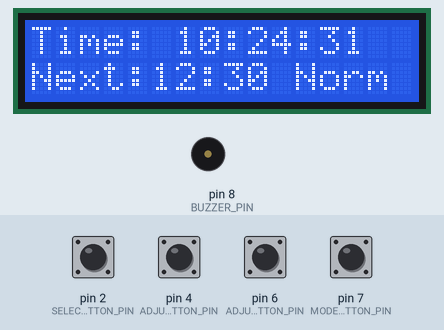
Bench run of a sketch on a simulated Arduino Uno, built with avr-gcc and run on an emulated ATmega328P. Shown: 16×2 character LCD, buzzer (waves = sounding, pin HIGH). The test bench sets the inputs (shaded band); at power-on: pin 2 (SELECT_BUTTON_PIN), pin 4 (ADJUST_BUTTON_PIN), pin 6 (ADJUST_BACK_BUTTON_PIN), pin 7 (MODE_BUTTON_PIN) HIGH. The local clock reads 2024-03-15 10:24:30 at power-on unless the sketch sets it; what the sketch prints to the serial monitor is not drawn.

Above: at 1.2 s.
1.3 s: pin 2 (SELECT_BUTTON_PIN) pulled LOW for 1.3 s
At 4.1 s:
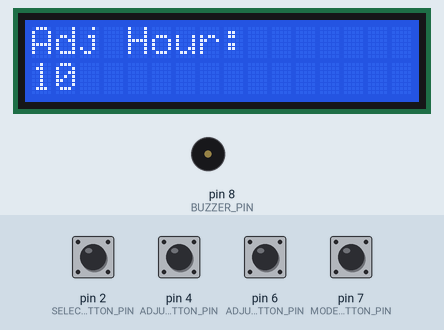
4.7 s: pin 2 (SELECT_BUTTON_PIN) pulled LOW for 1.3 s
At 5.5 s:
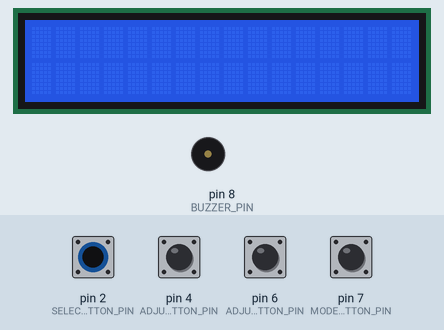
7.5 s: pin 4 (ADJUST_BUTTON_PIN) pulled LOW for 1.3 s
At 9.8 s:
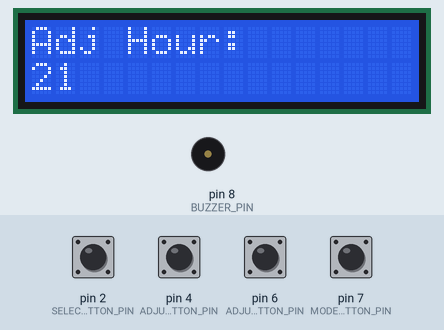
10.3 s: pin 6 (ADJUST_BACK_BUTTON_PIN) pulled LOW for 1.3 s
At 12.4 s:
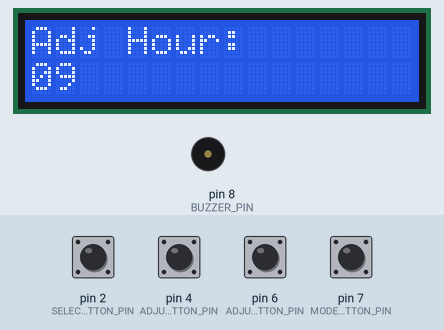
13.1 s: pin 6 (ADJUST_BACK_BUTTON_PIN) pulled LOW for 1.3 s
At 15.5 s:
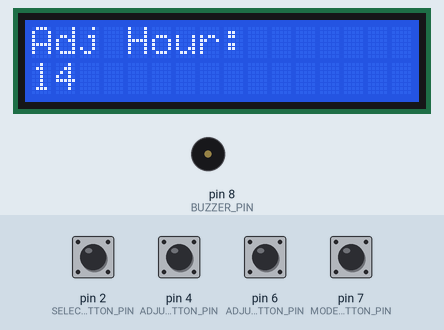
15.9 s: pin 4 (ADJUST_BUTTON_PIN) pulled LOW for 1.3 s
At 18.2 s:
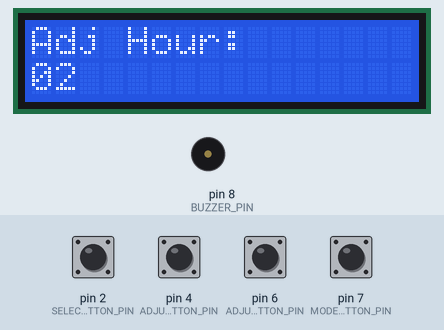
Timing chart, 0 to 19.7 s (numbered marks = the images above; inputs shaded):
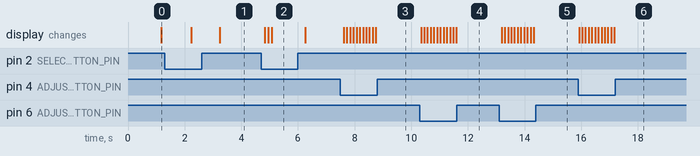

The sketch:

Alarm.ino
```cpp
#include <Wire.h>
#include <LiquidCrystal_I2C.h>
#include <RTClib.h>

// --- Configuration Constants ---
#define LCD_ADDRESS 0x27 // Adjust if needed (common addresses: 0x27, 0x3F)
#define LCD_COLUMNS 16
#define LCD_ROWS 2

#define BUZZER_PIN 8

// controle buttons
#define SELECT_BUTTON_PIN 2
#define ADJUST_BUTTON_PIN 4
#define ADJUST_BACK_BUTTON_PIN 6
#define MODE_BUTTON_PIN 7


//

#define NUM_ALARMS 5
#define NUM_RAMADAN_ALARMS 3


enum ClockMode {
  NORMAL_MODE,
  RAMADAN_MODE
};
ClockMode currentMode = NORMAL_MODE; // Default to normal mode
ClockMode activeAlarmMode;

enum AdjustState {
  VIEW_TIME, // Normal operation
  ADJUST_HOUR,
  ADJUST_MINUTE,
  ADJUST_SECOND,
  SAVE_CHANGES
};

AdjustState adjustState = VIEW_TIME;
DateTime tempTime; // Variable to hold time being adjusted


// --- Global Objects ---
LiquidCrystal_I2C lcd(LCD_ADDRESS, LCD_COLUMNS, LCD_ROWS);
RTC_DS3231 rtc;

// --- Alarm Structure ---
struct Alarm {
  int hour;
  int minute;
  int second;
  int duration; // in seconds
  bool triggered;
};

// --- Alarm Definitions ---
Alarm alarms[NUM_ALARMS] = {
  {8, 30, 0, 3, false},
  {12, 30, 0, 5, false},
  {13, 0, 0, 3, false},
  {14, 30, 45, 2, false},
  {20, 30, 00, 5, false}
};


Alarm ramadanAlarms[NUM_RAMADAN_ALARMS] = {
  {4, 0, 0, 5, false},
  {18, 30, 0, 5, false},
  {21, 0, 0, 3, false}
};

// --- Global Variables for Buzzer and State ---
bool buzzerOn = false;
unsigned long buzzerStartMillis = 0;
int activeAlarmIndex = -1;
int lastResetDay = -1; // To track daily alarm resets
bool inAdjustmentMode = false;

// Debouncing variables
unsigned  long lastSelectButtonPress = 0;
unsigned  long lastAdjustButtonPress = 0;
unsigned  long lastAdjustBackButtonPress = 0;
const     long debounceDelay = 100; // ms
unsigned  long lastModeButtonPress = 0;
// --- Function Prototypes ---

void displayTime(DateTime now);
void handleBuzzer(DateTime now);
void resetAlarmsDaily(DateTime now);
void checkAlarms(DateTime now);
void displayNextAlarm(DateTime now);
bool isButtonPressed(int pin, unsigned long *lastPressTime);
void adjustTime();


// ====================================================================
// SETUP FUNCTION
// ====================================================================
void setup() {
  pinMode(BUZZER_PIN, OUTPUT);
  digitalWrite(BUZZER_PIN, LOW); // Ensure buzzer is off initially
  pinMode(SELECT_BUTTON_PIN, INPUT_PULLUP);
  pinMode(ADJUST_BUTTON_PIN, INPUT_PULLUP);
  pinMode(ADJUST_BACK_BUTTON_PIN, INPUT_PULLUP);
  pinMode(MODE_BUTTON_PIN, INPUT_PULLUP);

  lcd.init();
  lcd.backlight();
  lcd.clear(); // Clear LCD on startup

  Serial.begin(9600);


  if (!rtc.begin()) {
    Serial.println("Couldn't find RTC module!");
    lcd.setCursor(0, 0);
    lcd.print("RTC ERROR!");
    lcd.setCursor(0, 1);
    lcd.print("Check wiring.");
    while (true); // Halt execution if RTC is not found
  }

  // Uncomment the line below ONLY ONCE to set the RTC time
  // rtc.adjust(DateTime(F(__DATE__), F(__TIME__)));

  // If RTC lost power, set time to compilation time
  if (rtc.lostPower()) {
    Serial.println("RTC lost power, setting time!");
    //rtc.adjust(DateTime(F(__DATE__), F(__TIME__)));
  }
}


// ====================================================================
// LOOP FUNCTION
// ====================================================================
void loop() {
  if (adjustState == VIEW_TIME) {// Only allow mode change in normal view mode
      if (isButtonPressed(MODE_BUTTON_PIN, &lastModeButtonPress)) {
        if (currentMode == NORMAL_MODE) {
            currentMode = RAMADAN_MODE;
            Serial.println("Switched to Ramadan Mode");
        }else {
        currentMode = NORMAL_MODE;
        Serial.println("Switched to Normal Mode");
        }
      lcd.clear(); // Clear LCD to reflect new mode immediately
      };

    // Normal operation
    DateTime now = rtc.now();
    resetAlarmsDaily(now);
    checkAlarms(now);
    handleBuzzer(now);
    displayTime(now);
    displayNextAlarm(now);
    // Check for entering adjustment mode
    if (isButtonPressed(SELECT_BUTTON_PIN, &lastSelectButtonPress)) {
        adjustState = ADJUST_HOUR;
        tempTime = rtc.now(); // Get current time to modify
        lcd.clear();
    }
    delay(1000); // Only delay if not in adjustment mode
  } else {
    // In adjustment mode, call the adjustment function
    adjustTime();
    delay(100); // Shorter delay for responsiveness during adjustment
  }
}


// ====================================================================
// HELPER FUNCTIONS
// ====================================================================

/**
 * @brief Displays the current time on the LCD.
 * @param now The current DateTime object from the RTC.
 */
void displayTime(DateTime now) {
  lcd.setCursor(0, 0);
  lcd.print("Time: ");
  if (now.hour() < 10) lcd.print("0");
  lcd.print(now.hour());
  lcd.print(":");
  if (now.minute() < 10) lcd.print("0");
  lcd.print(now.minute());
  lcd.print(":");
  if (now.second() < 10) lcd.print("0");
  lcd.print(now.second());
}
// --- Helper function to get current alarms based on mode ---
Alarm* getCurrentAlarms() {
  if (currentMode == RAMADAN_MODE) {
    return ramadanAlarms;
  } else {
    return alarms;
  }
}

int getCurrentNumAlarms() {
  if (currentMode == RAMADAN_MODE) {
    return NUM_RAMADAN_ALARMS;
  } else {
    return NUM_ALARMS;
  }
}


/**
 * @brief Resets all alarms to not triggered at the start of a new day.
 * @param now The current DateTime object from the RTC.
 */
void resetAlarmsDaily(DateTime now) {
  if (now.day() != lastResetDay) {
    Serial.println("New day! Resetting all alarms.");
    // Reset both sets of alarms
    for (int i = 0; i < NUM_ALARMS; i++) {
      alarms[i].triggered = false;
    }
    for (int i = 0; i < NUM_RAMADAN_ALARMS; i++) {
      ramadanAlarms[i].triggered = false;
    }
    lastResetDay = now.day();
  }
}

/**
 * @brief Checks if any alarm's time matches the current time and triggers it.
 * @param now The current DateTime object from the RTC.
 */
void checkAlarms(DateTime now) {
  // Only check alarms if no alarm is currently active
  if (!buzzerOn) {
    Alarm* activeAlarms = getCurrentAlarms();
    int numActiveAlarms = getCurrentNumAlarms();

    for (int i = 0; i < numActiveAlarms; i++) {
      if (!activeAlarms[i].triggered &&
         now.hour() == activeAlarms[i].hour &&
         now.minute() == activeAlarms[i].minute &&
         now.second() == activeAlarms[i].second) {

        Serial.print("Alarm triggered (Mode ");
        Serial.print(currentMode == RAMADAN_MODE ? "Ramadan" : "Normal");
        Serial.print("): ");
        Serial.println(i);
        buzzerOn = true;
        buzzerStartMillis = millis();
        digitalWrite(BUZZER_PIN, HIGH);
        activeAlarmIndex = i; // This index refers to the activeAlarms array
        activeAlarmMode = currentMode;
        activeAlarms[i].triggered = true; // Mark as triggered
        break;
      }
    }
  }
}


/**
 * @brief Manages the buzzer's on/off state based on alarm duration.
 * @param now The current DateTime object from the RTC (not directly used but included for consistency).
 */
void handleBuzzer(DateTime now) {
       if (buzzerOn && activeAlarmIndex != -1) {
          //Determine which alarm array to use based on activeAlarmMode
          Alarm* currentlyActiveAlarmArray;
          if (activeAlarmMode == RAMADAN_MODE) {
               currentlyActiveAlarmArray = ramadanAlarms;
          } else {
               currentlyActiveAlarmArray = alarms;
        }
    // Check if the alarm duration has passed
    if (millis() - buzzerStartMillis >= (unsigned long)currentlyActiveAlarmArray[activeAlarmIndex].duration * 1000) {
      Serial.println("Buzzer duration ended.");
      digitalWrite(BUZZER_PIN, LOW); // Turn buzzer off
      buzzerOn = false;             // Reset buzzer state
      activeAlarmIndex = -1;        // No active alarm
    }
  }
}

/**
 * @brief Finds and displays the next upcoming, untriggered alarm.
 * @param now The current DateTime object from the RTC.
 */
void displayNextAlarm(DateTime now) {
  lcd.setCursor(0, 1); // Second line for next alarm

  // Initialize with a far future time to find the soonest
  DateTime nextAlarmTime = DateTime(2100, 1, 1, 0, 0, 0); // Far future date
  int nextAlarmHour = -1;
  int nextAlarmMinute = -1;
  bool nextFound = false;

  Alarm* activeAlarms = getCurrentAlarms(); // Get the correct alarm set
  int numActiveAlarms = getCurrentNumAlarms(); // Get the correct count

  for (int i = 0; i < numActiveAlarms; i++) { // Loop through the current alarm set
    DateTime alarmCandidateTime(now.year(), now.month(), now.day(),
                                activeAlarms[i].hour, activeAlarms[i].minute, activeAlarms[i].second);

    if (alarmCandidateTime < now && !activeAlarms[i].triggered) {
      alarmCandidateTime = DateTime(now.year(), now.month(), now.day() + 1,
                                    activeAlarms[i].hour, activeAlarms[i].minute, activeAlarms[i].second);
    } else if (alarmCandidateTime < now && activeAlarms[i].triggered) {
      continue;
    }

    if (!activeAlarms[i].triggered && alarmCandidateTime < nextAlarmTime) {
      nextAlarmTime = alarmCandidateTime;
      nextAlarmHour = activeAlarms[i].hour;
      nextAlarmMinute = activeAlarms[i].minute;
      nextFound = true;
    }
  }

  // ... rest of displayNextAlarm remains the same ...
  if (nextFound) {
    lcd.print("Next:");
    if (nextAlarmHour < 10) lcd.print("0");
    lcd.print(nextAlarmHour);
    lcd.print(":");
    if (nextAlarmMinute < 10) lcd.print("0");
    lcd.print(nextAlarmMinute);
    // Add mode indicator
    lcd.print(currentMode == RAMADAN_MODE ? " Ram " : " Norm ");
    lcd.print("   "); // Clear any leftover characters
  } else {
    lcd.print("Next: --:--      ");
  }
}


bool isButtonPressed(int pin, unsigned long *lastPressTime) {
  if (digitalRead(pin) == LOW) { // Assuming pull-up resistors, button press makes it LOW
    if (millis() - *lastPressTime > debounceDelay) {
      *lastPressTime = millis();
      return true;
    }
  }
  return false;
}

void adjustTime() {
  // --- Button Handling ---
  bool selectPressed = isButtonPressed(SELECT_BUTTON_PIN, &lastSelectButtonPress);  //Select_BUTTON_PIN 2
  bool adjustPressed = isButtonPressed(ADJUST_BUTTON_PIN, &lastAdjustButtonPress); //ADJUST_BUTTON_PIN 4
  bool adjustBackPressed = isButtonPressed(ADJUST_BACK_BUTTON_PIN, &lastAdjustBackButtonPress); //ADJUST_BUTTON_PIN 6

  // --- State Machine ---
  switch (adjustState) {

    case ADJUST_HOUR:
      if (adjustPressed) tempTime = DateTime(tempTime.year(), tempTime.month(), tempTime.day(), (tempTime.hour() + 1) % 24, tempTime.minute(), tempTime.second());
      if (adjustBackPressed) tempTime = DateTime(tempTime.year(), tempTime.month(), tempTime.day(), (tempTime.hour() - 1) % 24, tempTime.minute(), tempTime.second());
      if (selectPressed) adjustState = ADJUST_MINUTE;
      lcd.setCursor(0,0); lcd.print("Adj Hour:");
      lcd.setCursor(0,1); if(tempTime.hour()<10)lcd.print("0"); lcd.print(tempTime.hour()); lcd.print("  "); // Display current adjusted value
      break;

    case ADJUST_MINUTE:
      if (adjustPressed) tempTime = DateTime(tempTime.year(), tempTime.month(), tempTime.day(), tempTime.hour(), (tempTime.minute() + 1) % 60, tempTime.second());
      if (adjustBackPressed) tempTime = DateTime(tempTime.year(), tempTime.month(), tempTime.day(), tempTime.hour(),(tempTime.minute() - 1) % 60, tempTime.second());
      if (selectPressed) adjustState = ADJUST_SECOND;
      lcd.setCursor(0,0); lcd.print("Adj Min:");
      lcd.setCursor(0,1); if(tempTime.minute()<10)lcd.print("0"); lcd.print(tempTime.minute()); lcd.print("  ");
      break;

    case ADJUST_SECOND:
      if (adjustPressed) tempTime = DateTime(tempTime.year(), tempTime.month(), tempTime.day(), tempTime.hour(), tempTime.minute() , ( tempTime.second() + 1) % 60);
      if (adjustBackPressed) tempTime = DateTime(tempTime.year(), tempTime.month(), tempTime.day(), tempTime.hour(),tempTime.minute(), (tempTime.second()- 1) % 60);
      if (selectPressed) adjustState = SAVE_CHANGES;
      lcd.setCursor(0,0); lcd.print("Adj Sec:");
      lcd.setCursor(0,1); if(tempTime.minute()<10)lcd.print("0"); lcd.print(tempTime.second()); lcd.print("  ");
      break;

    case SAVE_CHANGES:
      lcd.setCursor(0,0); lcd.print("SAVE? YES/NO");
      lcd.setCursor(0,1); lcd.print("Selct=Yes,Adj=No");
      if (selectPressed) {
        rtc.adjust(tempTime); // Save new time to RTC
        Serial.println("Time Saved!");
        lcd.clear();
        adjustState = VIEW_TIME; // Exit adjustment mode
      }
      if (adjustPressed) { // Discard changes
        Serial.println("Time adjustment cancelled.");
        lcd.clear();
        adjustState = VIEW_TIME; // Exit adjustment mode
      }
      break;
  }
}
```

Measured:
- after the input at 1.3 s, the display: first changes after 0.93 s (image 1 shows a later state)
- after the input at 4.7 s, the display: first changes after 0.14 s (image 2 shows a later state)
- after the input at 7.5 s, the display: first changes after 0.12 s (image 3 shows a later state)
- after the input at 10.3 s, the display: first changes after 0.05 s (image 4 shows a later state)
- after the input at 13.1 s, the display: first changes after 0.09 s (image 5 shows a later state)
- after the input at 15.9 s, the display: first changes at once (image 6 shows a later state)
